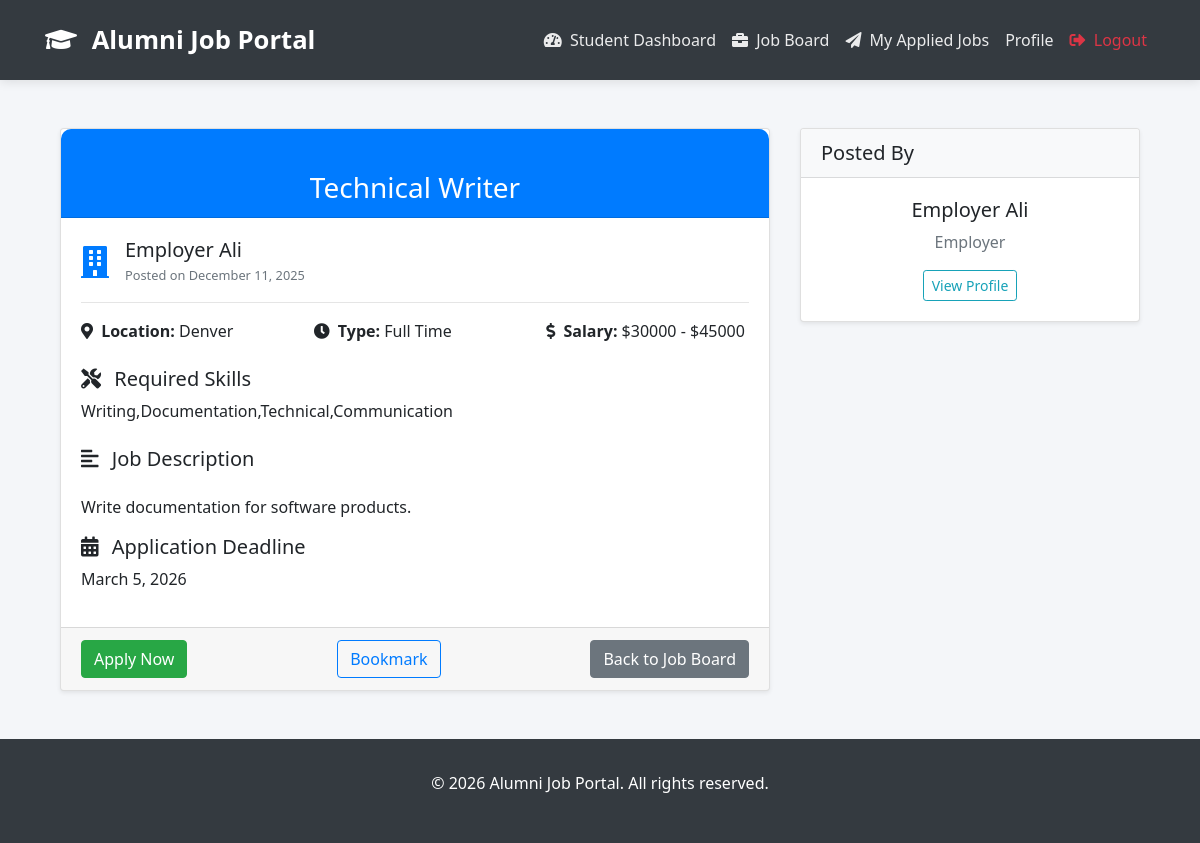
The app's page /jobs/20/ (signed in) with its own data.
### myapp/models.py (models this page shows, shortened)
class Job(models.Model):
    JOB_TYPE_CHOICES = (
        ('full_time', 'Full Time'),
        ('part_time', 'Part Time'),
        ('internship', 'Internship'),
        ('contract', 'Contract'),
        ('remote', 'Remote'),
    )
    STATUS_CHOICES = (
        ('draft', 'Draft'),
        ('open', 'Open'),
        ('closed', 'Closed'),
        ('pending', 'Pending'),
        ('approved', 'Approved'),
        ('rejected', 'Rejected'),
    )
    posted_by = models.ForeignKey(CustomUser, on_delete=models.CASCADE, related_name='posted_jobs')
    title = models.CharField(max_length=255)
    description = models.TextField()
    location = models.CharField(max_length=255, blank=True)
    salary_range_min = models.PositiveIntegerField(null=True, blank=True)
    salary_range_max = models.PositiveIntegerField(null=True, blank=True)
    job_type = models.CharField(max_length=20, choices=JOB_TYPE_CHOICES)
    required_skills = models.CharField(max_length=500, blank=True, help_text="Comma-separated skills")
    posted_at = models.DateTimeField(auto_now_add=True)
    deadline = models.DateField(null=True, blank=True)
    status = models.CharField(max_length=10, choices=STATUS_CHOICES, default='open')

class CustomUser(models.Model):
    ROLE_CHOICES = (
        ('alumni', 'Alumni'),
        ('student', 'Student'),
        ('employer', 'Employer'),
    )
    STATUS_CHOICES = (
        ('pending', 'Pending'),
        ('approved', 'Approved'),
        ('rejected', 'Rejected'),
    )
    username = models.CharField(max_length=150, unique=True)
    full_name = models.CharField(max_length=255)
    email = models.EmailField(unique=True)
    password = models.CharField(max_length=255)
    role = models.CharField(max_length=20, choices=ROLE_CHOICES, default='student')
    status = models.CharField(max_length=20, choices=STATUS_CHOICES, default='pending')
    created_at = models.DateTimeField(auto_now_add=True)

### myapp/views.py (the view)
# urls.py: path('jobs/<int:job_id>/', views.job_detail, name='job_detail'),
def job_detail(request, job_id):
    user = require_login_user(request)
    if not user:
        return redirect('login')
    job = get_object_or_404(Job, id=job_id, status='approved')
    bookmarked_job_ids = [b.job.id for b in JobBookmark.objects.filter(user=user)]
    applied_job_ids = [a.job.id for a in JobApplication.objects.filter(applicant=user)]
    context = {
        'job': job,
        'bookmarked_job_ids': bookmarked_job_ids,
        'applied_job_ids': applied_job_ids,
        'user': user,
    }
    return render(request, 'jobs/job_detail.html', context)

### myapp/views.py (called while the page is built)
def require_login(request):
    if 'user_id' not in request.session:
        messages.error(request, "Please login first.")
        return None
    try:
        return CustomUser.objects.get(id=request.session['user_id'])
    except CustomUser.DoesNotExist:
        messages.error(request, "User session invalid. Please login again.")
        return None

def require_login_user(request):
    return require_login(request)

### templates/jobs/job_detail.html (shortened to what this page needs)
{% extends 'base.html' %}
{% load static %}
{% block content %}
<div class="container mt-4">
    <div class="row">
        <div class="col-lg-8">
            <div class="card shadow-sm">
                <div class="card-header bg-primary text-white">
                    <h3 class="mb-0">{{ job.title }}</h3>
                </div>
                <div class="card-body">
                    <div class="d-flex align-items-center mb-3">
                        <i class="fas fa-building fa-2x mr-3 text-primary"></i>
                        <div>
                            <h5 class="mb-0">{{ job.posted_by.full_name }}</h5>
                            <small class="text-muted">Posted on {{ job.posted_at|date:"F j, Y" }}</small>
                        </div>
                    </div>
                    <hr>
                    <div class="row mb-4">
                        <div class="col-md-4">
                            <strong><i class="fas fa-map-marker-alt mr-1"></i> Location:</strong> {{ job.location }}
                        </div>
                        <div class="col-md-4">
                            <strong><i class="fas fa-clock mr-1"></i> Type:</strong> {{ job.get_job_type_display }}
                        </div>
                        <div class="col-md-4">
                            {% if job.salary_range_min or job.salary_range_max %}
                            <strong><i class="fas fa-dollar-sign mr-1"></i> Salary:</strong>
                            {% if job.salary_range_min and job.salary_range_max %}
                                ${{ job.salary_range_min }} - ${{ job.salary_range_max }}
                            {% elif job.salary_range_min %}
                                From ${{ job.salary_range_min }}
                            {% else %}
                                Up to ${{ job.salary_range_max }}
                            {% endif %}
                            {% endif %}
                        </div>
                    </div>
                    <h5><i class="fas fa-tools mr-2"></i> Required Skills</h5>
                    <p class="mb-4">{{ job.required_skills }}</p>
                    <h5><i class="fas fa-align-left mr-2"></i> Job Description</h5>
                    <p class="mb-4">{{ job.description|linebreaks }}</p>
                    <h5><i class="fas fa-calendar-alt mr-2"></i> Application Deadline</h5>
                    <p>{{ job.deadline|date:"F j, Y" }}</p>
                </div>
                <div class="card-footer d-flex justify-content-between">
                    {% if job.id in applied_job_ids %}
                        <span class="badge badge-info">You have already applied</span>
                    {% elif job.posted_by.id != user.id %}
                        <a href="{% url 'apply_job' job.id %}" class="btn btn-success">Apply Now</a>
                    {% endif %}
                    {% if job.id in bookmarked_job_ids %}
                        <a href="{% url 'toggle_bookmark' job.id %}" class="btn btn-warning">Unbookmark</a>
                    {% else %}
                        <a href="{% url 'toggle_bookmark' job.id %}" class="btn btn-outline-primary">Bookmark</a>
                    {% endif %}
                    <a href="{% url 'job_board' %}" class="btn btn-secondary">Back to Job Board</a>
                </div>
            </div>
        </div>
        <div class="col-lg-4">
            <div class="card shadow-sm mb-4">
                <div class="card-header bg-light">
                    <h5 class="mb-0">Posted By</h5>
                </div>
                <div class="card-body text-center">
                    <h5>{{ job.posted_by.full_name }}</h5>
                    <p class="text-muted">{{ job.posted_by.profile.company_name|default:"Employer" }}</p>
                    <a href="{% url 'view_profile' job.posted_by.id %}" class="btn btn-outline-info btn-sm">View Profile</a>
                </div>
            </div>
        </div>
    </div>
</div>
{% endblock %}

### templates/base.html (style rules this page uses)
:root { --primary: #0d6efd; --dark: #343a40; }
body { background-color: #f4f6f9; font-family: 'Segoe UI', Tahoma, Geneva, Verdana, sans-serif; }
h1, h2, h3, h4 { margin: 30px; text-align: center; }

### templates/jobs/job_detail.html (style rules this page uses)
.card-header.bg-primary { border-radius: 10px 10px 0 0; }

### records on screen
Job: title "Technical Writer", posted_by.full_name "Employer Ali", posted_at "December 11, 2025", location "Denver", job_type "Full Time", salary_range_min "30000", salary_range_max "45000", required_skills "Writing,Documentation,Technical,Communication", description "Write documentation for software products.", deadline "March 5, 2026", posted_by.profile.company_name "Employer"
